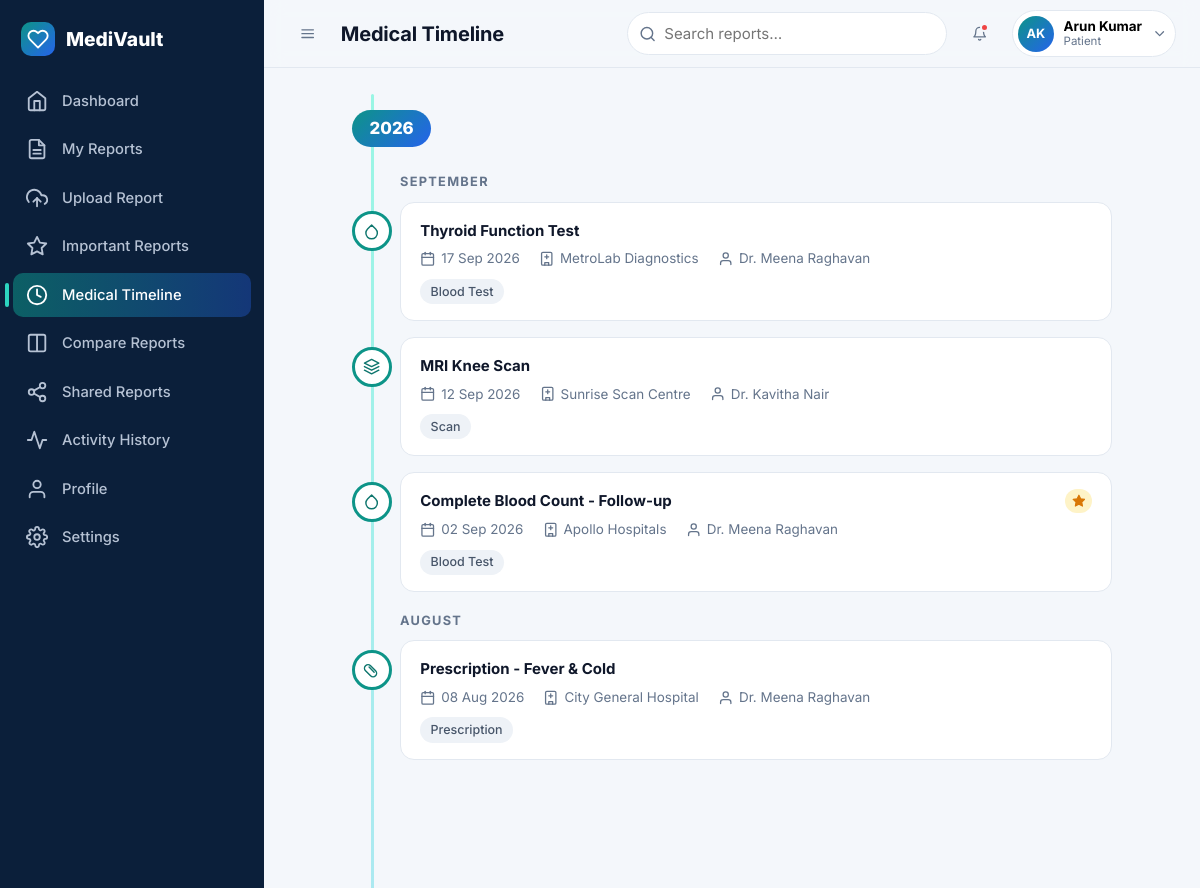
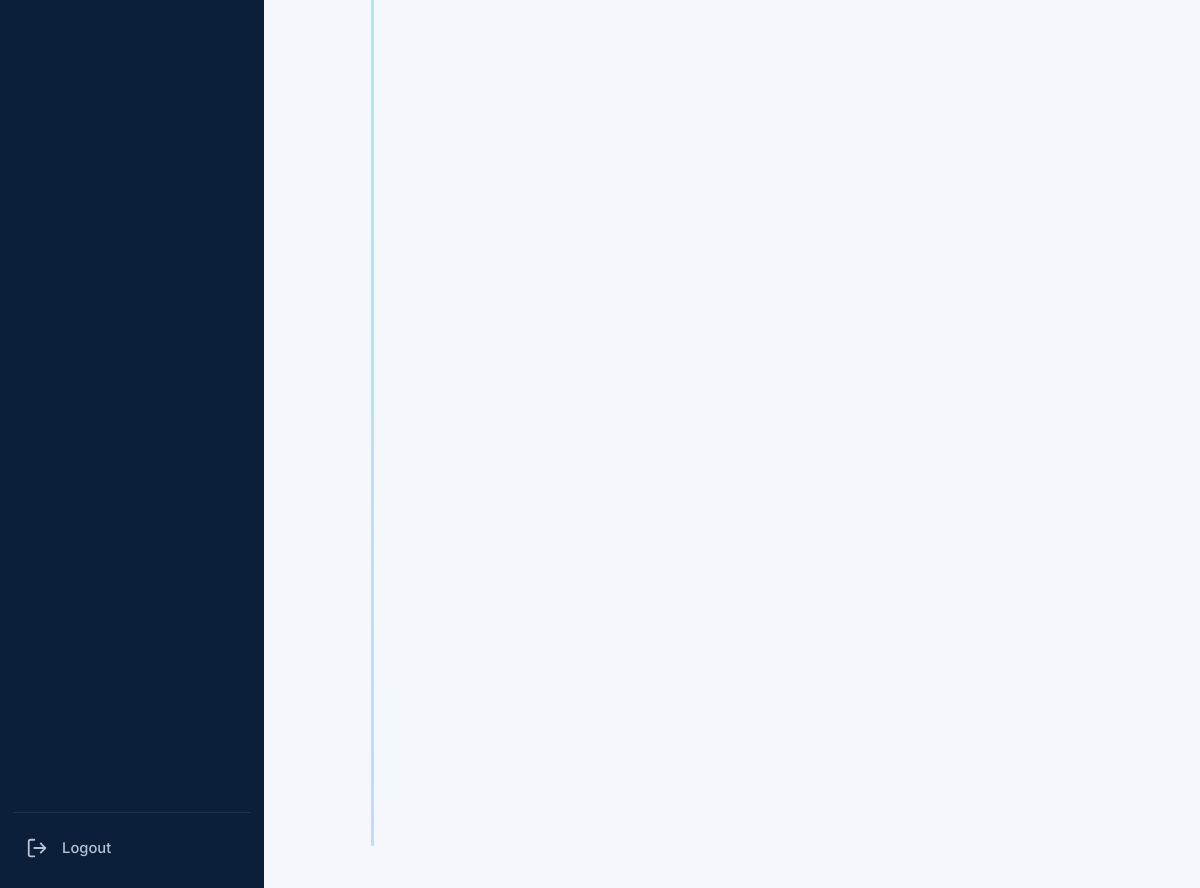
Page /timeline (signed in) on the committed database (2 pictures, top to bottom).
### tables this page shows
CREATE TABLE users (
    id            INTEGER PRIMARY KEY AUTOINCREMENT,
    name          TEXT NOT NULL,
    email         TEXT NOT NULL UNIQUE,
    phone         TEXT,
    password_hash TEXT NOT NULL,
    role          TEXT NOT NULL CHECK (role IN ('patient','doctor','admin')),
    is_active     INTEGER NOT NULL DEFAULT 1,
    created_at    TEXT NOT NULL,
    updated_at    TEXT NOT NULL
);

CREATE TABLE reports (
    id              INTEGER PRIMARY KEY AUTOINCREMENT,
    patient_id      INTEGER NOT NULL REFERENCES patients(id) ON DELETE CASCADE,
    category_id     INTEGER NOT NULL REFERENCES report_categories(id),
    title           TEXT NOT NULL,
    hospital_name   TEXT,
    laboratory_name TEXT,
    doctor_name     TEXT,
    department      TEXT,
    report_date     TEXT NOT NULL,
    notes           TEXT,
    is_important    INTEGER NOT NULL DEFAULT 0,
    file_name       TEXT NOT NULL,
    stored_name     TEXT NOT NULL UNIQUE,
    file_type       TEXT NOT NULL,
    file_size       INTEGER NOT NULL,
    file_hash       TEXT NOT NULL,
    uploaded_at     TEXT NOT NULL,
    updated_at      TEXT NOT NULL
);

CREATE TABLE report_categories (
    id         INTEGER PRIMARY KEY AUTOINCREMENT,
    name       TEXT NOT NULL UNIQUE,
    icon       TEXT NOT NULL DEFAULT 'file',
    created_at TEXT NOT NULL,
    updated_at TEXT NOT NULL
);

### routes/patient.py (the view)
@bp.route("/timeline")
@patient_only
def timeline():
    return render_template("timeline.html", years=report_model.timeline(g.patient["id"]))

### models/__init__.py (called while the page is built)
def connect(path):
    conn = sqlite3.connect(path)
    conn.row_factory = sqlite3.Row
    conn.execute("PRAGMA foreign_keys = ON")
    return conn

def get_db():
    if "db" not in g:
        g.db = connect(current_app.config["DATABASE"])
    return g.db

def query(sql, args=(), one=False):
    cur = get_db().execute(sql, args)
    rows = cur.fetchall()
    cur.close()
    if one:
        return rows[0] if rows else None
    return rows

### models/activity.py (called while the page is built)
def for_user(user_id, limit=200):
    return query(_BASE + "WHERE a.user_id = ? OR a.target_user_id = ? ORDER BY a.created_at DESC, a.id DESC LIMIT ?",
                 (user_id, user_id, limit))

### models/patient.py (called while the page is built)
def get_by_user(user_id):
    pat = query("SELECT * FROM patients WHERE user_id = ?", (user_id,), one=True)
    if pat and not pat["qr_token"]:
        ensure_qr_token(pat["id"])
        pat = query("SELECT * FROM patients WHERE user_id = ?", (user_id,), one=True)
    return pat

### models/report.py (called while the page is built)
def timeline(patient_id):
    rows = search(patient_id, sort="newest")
    years = []
    for r in rows:
        d = datetime.strptime(r["report_date"], "%Y-%m-%d")
        if not years or years[-1]["year"] != d.year:
            years.append({"year": d.year, "months": []})
        months = years[-1]["months"]
        mname = d.strftime("%B")
        if not months or months[-1]["name"] != mname:
            months.append({"name": mname, "reports": []})
        months[-1]["reports"].append(r)
    return years

### models/user.py (called while the page is built)
def get_by_id(user_id):
    return query("SELECT * FROM users WHERE id = ?", (user_id,), one=True)

### utils/auth.py (called while the page is built)
def login_required(view):
    @wraps(view)
    def wrapped(*args, **kwargs):
        if g.user is None:
            if wants_json():
                return jsonify(ok=False, message="Please log in to continue."), 401
            flash("Please log in to continue.", "error")
            return redirect(url_for("auth.login", next=request.path))
        return view(*args, **kwargs)
    return wrapped

def role_required(*roles):
    def decorator(view):
        @wraps(view)
        @login_required
        def wrapped(*args, **kwargs):
            if g.user["role"] not in roles:
                abort(403)
            if g.user["role"] == "patient":
                g.patient = patient_model.get_by_user(g.user["id"])
            elif g.user["role"] == "doctor":
                g.doctor = doctor_model.get_by_user(g.user["id"])
            return view(*args, **kwargs)
        return wrapped
    return decorator

### templates/timeline.html (shortened to what this page needs)
{% extends 'base.html' %}
{% from '_macros.html' import icon, empty_state %}
{% block page_title %}Medical Timeline{% endblock %}
{% block content %}
{% if years %}
<div class="timeline">
  {% for y in years %}
  <div class="tl-year reveal"><span>{{ y.year }}</span></div>
  {% for mth in y.months %}
    <div class="tl-month reveal">{{ mth.name }}</div>
    {% for r in mth.reports %}
    <div class="tl-item reveal">
      <span class="tl-dot">{{ icon(r.category_icon) }}</span>
      <a class="tl-card" href="{{ url_for('patient.report_details', report_id=r.id) }}">
        <div class="tl-top"><strong>{{ r.title }}</strong>{% if r.is_important %}<span class="badge badge-star">{{ icon('star') }}</span>{% endif %}</div>
        <div class="tl-meta">
          <span>{{ icon('calendar') }} {{ r.report_date|fmt_date }}</span>
          <span>{{ icon('building') }} {{ r.hospital_name or r.laboratory_name or '—' }}</span>
          <span>{{ icon('user') }} {{ r.doctor_name or '—' }}</span>
        </div>
        <span class="chip">{{ r.category_name }}</span>
      </a>
    </div>
    {% endfor %}
  {% endfor %}
  {% endfor %}
</div>
{% else %}
<div class="card">{{ empty_state('clock', 'No Medical Reports Yet', 'Upload your first report to start building your medical history.', 'Upload report', url_for('patient.upload_report')) }}</div>
{% endif %}
{% endblock %}

### templates/base.html (shortened to what this page needs)
{% import '_macros.html' as m with context %}
<!DOCTYPE html>
<html lang="en">
<head>
  <link rel="stylesheet" href="{{ url_for('static', filename='css/style.css') }}">
  <link rel="stylesheet" href="{{ url_for('static', filename='css/dashboard.css') }}">
  <link rel="stylesheet" href="{{ url_for('static', filename='css/animations.css') }}">
</head>
<body class="{% block body_class %}{% endblock %}">
{% if current_user %}
{% set role = current_user.role %}
{% set search_action = url_for('patient.reports') if role == 'patient' else (url_for('doctor.reports') if role == 'doctor' else url_for('admin.users')) %}
{% macro nav_item(endpoint, ic, label, also=[]) %}
  <a class="nav-link {{ 'active' if request.endpoint == endpoint or request.endpoint in also }}" href="{{ url_for(endpoint) }}" title="{{ label }}">
    {{ m.icon(ic) }}<span class="nav-label">{{ label }}</span></a>
{% endmacro %}
<div class="app" id="app">
  <aside class="sidebar" id="sidebar">
    <div class="sidebar-brand">
      <span class="logo">{{ m.icon('heart') }}</span><span class="brand-text">MediVault</span>
    </div>
    <nav class="nav" id="nav">
      <span class="nav-indicator" id="navIndicator"></span>
      {% if role == 'patient' %}
        {{ nav_item('patient.dashboard', 'home', 'Dashboard') }}
        {{ nav_item('patient.reports', 'file', 'My Reports', ['patient.report_details','patient.edit_report','patient.share_report']) }}
        {{ nav_item('patient.upload_report', 'upload', 'Upload Report') }}
        {{ nav_item('patient.important_reports', 'star', 'Important Reports') }}
        {{ nav_item('patient.timeline', 'clock', 'Medical Timeline') }}
        {{ nav_item('patient.compare', 'columns', 'Compare Reports') }}
        {{ nav_item('patient.shared_reports', 'share', 'Shared Reports') }}
        {{ nav_item('patient.activities', 'activity', 'Activity History') }}
      {% elif role == 'doctor' %}
        {{ nav_item('doctor.dashboard', 'home', 'Dashboard') }}
        {{ nav_item('doctor.reports', 'folder', 'Shared Reports', ['doctor.report_details']) }}
      {% else %}
        {{ nav_item('admin.dashboard', 'home', 'Dashboard') }}
        {{ nav_item('admin.users', 'users', 'Users', ['admin.user_detail']) }}
        {{ nav_item('admin.categories', 'folder', 'Categories') }}
        {{ nav_item('admin.activity', 'activity', 'Activity Logs') }}
      {% endif %}
      {{ nav_item('patient.profile', 'user', 'Profile', ['patient.edit_profile']) }}
      {{ nav_item('patient.settings', 'settings', 'Settings') }}
    </nav>
    <form method="post" action="{{ url_for('auth.logout') }}" class="sidebar-foot">
      <button class="nav-link logout-btn" type="submit">{{ m.icon('logout') }}<span class="nav-label">Logout</span></button>
    </form>
  </aside>
  <div class="main">
    <header class="topbar">
      <button class="icon-btn" id="sidebarToggle" aria-label="Toggle sidebar">{{ m.icon('menu') }}</button>
      <h1 class="page-title">{% block page_title %}Dashboard{% endblock %}</h1>
      <form class="top-search" action="{{ search_action }}" method="get" role="search">
        {{ m.icon('search') }}
        <input type="search" name="q" placeholder="{{ 'Search reports…' if role == 'patient' else ('Search shared reports…' if role == 'doctor' else 'Search users…') }}" aria-label="Search">
      </form>
      <div class="dropdown" id="notifDropdown">
        <button class="icon-btn" data-dropdown aria-label="Notifications">{{ m.icon('bell') }}{% if has_new_notifications %}<span class="notif-dot"></span>{% endif %}</button>
      </div>
      <div class="dropdown" id="userDropdown">
        <button class="user-chip" data-dropdown aria-label="Account menu">
          <span class="avatar">{{ current_user.name|initials }}</span>
          <span class="user-meta"><strong>{{ current_user.name }}</strong><small>{{ role|capitalize }}</small></span>
          {{ m.icon('chevron-down', 'chev') }}
        </button>
      </div>
    </header>
    <main class="content page-enter" id="content">
      {% block content %}{% endblock %}
    </main>
  </div>
</div>
{% else %}
  {% block public %}{% endblock %}
{% endif %}
</body>
</html>

### templates/_macros.html (shortened to what this page needs)
{% macro icon(name, cls='') -%}
<svg class="icon {{ cls }}" aria-hidden="true"><use href="#i-{{ name }}"/></svg>
{%- endmacro %}

### static/css/style.css (style rules this page uses)
:root { --primary: #0d9488; --primary-dark: #0f766e; --primary-soft: #ccfbf1; --accent: #2563eb; --bg: #f4f7fb; --surface: #ffffff; --text: #0f172a; --muted: #64748b; --border: #e2e8f0; --success: #10b981; --warning: #f59e0b; --danger: #ef4444; --info: #3b82f6; --star: #f59e0b; --radius-sm: 8px; --radius: 14px; --radius-lg: 20px; --shadow-sm: 0 1px 2px rgba(15,23,42,.06); --shadow: 0 4px 16px rgba(15,23,42,.07); --shadow-lg: 0 18px 40px rgba(15,23,42,.14); --space-1: .25rem; --space-2: .5rem; --space-3: .75rem; --space-4: 1rem; --space-5: 1.5rem; --space-6: 2rem; --space-7: 3rem; --font: "Inter", system-ui, -apple-system, "Segoe UI", Roboto, Helvetica, Arial, sans-serif; --grad: linear-gradient(135deg, #0d9488 0%, #2563eb 100%); --ease: cubic-bezier(.22,.61,.36,1); }
*, *::before, *::after { box-sizing: border-box; }
html { scroll-behavior: smooth; }
body { margin: 0; font-family: var(--font); color: var(--text); background: var(--bg); line-height: 1.55; font-size: 15px; -webkit-font-smoothing: antialiased; }
h1, h2, h3, h4 { margin: 0 0 .4em; line-height: 1.2; letter-spacing: -.01em; }
a { color: var(--primary-dark); text-decoration: none; }
.icon { width: 1.15em; height: 1.15em; fill: none; stroke: currentColor; stroke-width: 2; stroke-linecap: round; stroke-linejoin: round; flex: none; vertical-align: -.2em; }
.icon-btn { position: relative; display: inline-grid; place-items: center; width: 40px; height: 40px; border: 0; border-radius: 10px; background: transparent; color: var(--muted); cursor: pointer; transition: background .2s, color .2s; }
.badge { display: inline-flex; align-items: center; gap: .35rem; padding: .18rem .6rem; border-radius: 999px; font-size: .75rem; font-weight: 600; }
.badge-star { background: #fef3c7; color: #d97706; padding: .25rem .4rem; }
.badge-star .icon { fill: currentColor; }
.chip { display: inline-flex; align-items: center; gap: .3rem; padding: .18rem .65rem; background: #eef2f7; color: #475569; border-radius: 999px; font-size: .78rem; font-weight: 500; }
.avatar { display: inline-grid; place-items: center; width: 36px; height: 36px; border-radius: 50%; background: var(--grad); color: #fff; font-weight: 700; font-size: .8rem; flex: none; }
.logo { display: inline-grid; place-items: center; width: 34px; height: 34px; border-radius: 10px; background: var(--grad); color: #fff; }
.dropdown { position: relative; }

### static/css/animations.css (style rules this page uses)
.page-enter { animation: fadeIn .35s ease, slideUp .4s var(--ease); }
.reveal { opacity: 0; transform: translateY(22px); transition: opacity .6s var(--ease), transform .6s var(--ease); }
.reveal.visible { opacity: 1; transform: none; }

### rows in the picture
users: q "Search reports…", name|initials "AK", name "Arun Kumar", role "Patient"
reports: title "Thyroid Function Test", report_date|fmt_date "17 Sep 2026", hospital_name+laboratory_name "MetroLab Diagnostics", doctor_name "Dr. Meena Raghavan", category_name "Blood Test"
reports: title "MRI Knee Scan", report_date|fmt_date "12 Sep 2026", hospital_name+laboratory_name "Sunrise Scan Centre", doctor_name "Dr. Kavitha Nair", category_name "Scan"
reports: title "Complete Blood Count - Follow-up", report_date|fmt_date "02 Sep 2026", hospital_name "Apollo Hospitals", doctor_name "Dr. Meena Raghavan", category_name "Blood Test"
reports: title "Prescription - Fever & Cold", report_date|fmt_date "08 Aug 2026", hospital_name "City General Hospital", doctor_name "Dr. Meena Raghavan", category_name "Prescription"

### other values in the picture
{{ label }} "Dashboard My Reports Upload Report Important Reports Medical Timeline Compare Reports Shared Reports Activity History Profile Settings"
{{ y.year }} "2026"
{{ mth.name }} "SEPTEMBER" "AUGUST"
